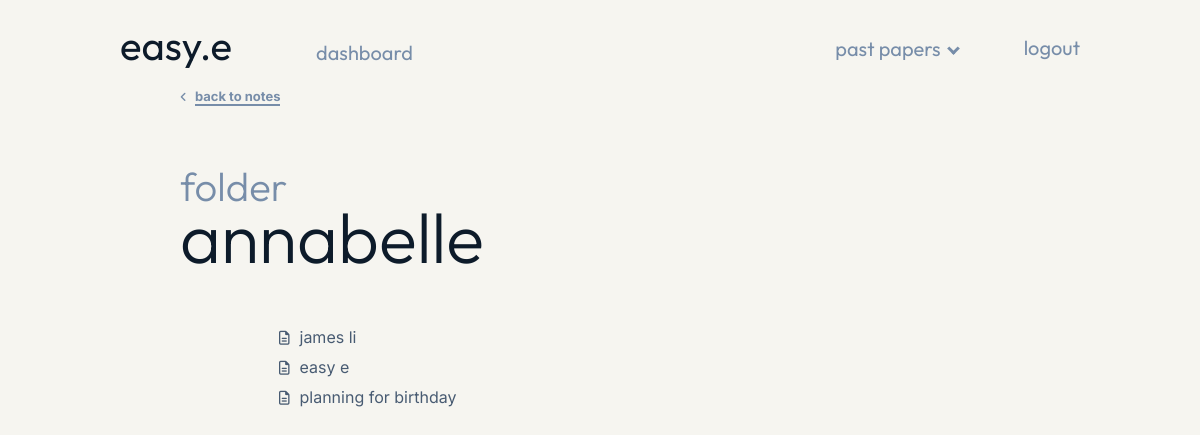
Screenshot of /folder/2 (signed in) with the database file from the repository.
### models.py (models this page shows, shortened)
class Folders(db.Model):
    __tablename__ = "folders"
    id = db.Column(db.Integer, primary_key=True)
    user = db.Column(db.Integer(), db.ForeignKey("user_login.id"))
    name = db.Column(db.String(50))

class Notes(db.Model):
    __tablename__ = "notes"
    id = db.Column(db.Integer, primary_key=True)
    user = db.Column(db.Integer(), db.ForeignKey("user_login.id"))
    title = db.Column(db.String(50))
    favourite = db.Column(db.Boolean, default=False)
    folder = db.Column(db.Integer, db.ForeignKey("folders.id"))
    content = db.Column(db.String())
    folder_name = db.relationship("Folders", backref="folder")

### main.py (the view)
@app.route("/folder/<int:id>")
@login_required
def folder(id):
    folders = db.session.query(models.Folders).filter_by(user=current_user.id, id=id)
    notes = db.session.query(models.Notes).filter_by(user=current_user.id, folder=id)
    return render_template(
        "folder.html", name=current_user.name, notes=notes, folders=folders
    )

### main.py (called while the page is built)
@login_manager.user_loader
def load_user(user_id):
    return models.User.query.get(int(user_id))

### templates/folder.html (shortened to what this page needs)
{% extends "layout_user.html" %}
{% block content %}
<div class="page">
    <br>
    <span class="arrow_icon_left"><i class="fa-solid fa-angle-left"></i></span><a href="{{url_for('notes')}}" class="back_link">back to notes</a>
    {% for folder in folders %}
    <div class="notes_header">
        <h1 class="welcome">folder</h1>
        <h1 class="welcome_name">{{ folder.name }}</h1>
    </div>
    {% endfor %}
    {% for note in notes %}
        <div class="notes_list">
            <li class="notes_list_item"><span class="notes_icon"><i class="fa-regular fa-file-lines"></i></span><a href="/note/{{ note.id}}">{{ note.title }}</a></li>
        </div>
    {% endfor %}
</div>
{% endblock %}

### static/styles.css (style rules this page uses)
body { background-color: #f6f5f0; margin: 0; padding: 0; }
.page { width: 70%; margin: auto; }
.welcome { font-weight: 300; color: #778da9; user-select: none; }
.welcome_name { font-weight: 300; font-size: 70px; padding-top: 0; margin-top: -45px; color: #0d1b2a; user-select: none; word-wrap: break-word; }
.notes_header { font-family: 'Outfit', sans-serif; padding-top: 30px; font-size: 20px; width: 100%; margin-bottom: 0; }
.notes_list { list-style: none; width: 80%; margin: auto; vertical-align: center; font-size: 16px; }
.notes_icon { color: #485b72; margin-right: 10px; margin-left: 15px; font-size: 14px; }
.notes_list_item { font-family: 'Inter', sans-serif; margin-bottom: 10px; display: inline-block; text-overflow: ellipsis; }
.notes_list_item a { text-decoration: none; color: #485b72; text-overflow: ellipsis; }
.arrow_icon_left { font-size: 11px; margin-right: 8px; color: #778da9; }
.back_link { font-family: 'Inter', sans-serif; text-decoration: none; font-size: 13px; font-weight: bold; color: #778da9; border-bottom: 2px solid #778da9; }
::placeholder { color: #778da9; font-weight: normal; }

### rows the page displays
Folders: name "annabelle"
Notes: title "james li"
Notes: title "easy e"
Notes: title "planning for birthday"
